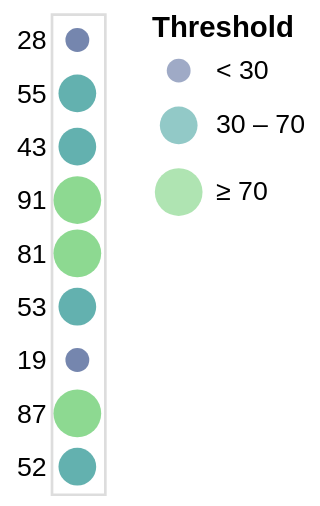

Source (Vega-Lite JSON):
### Vega specification from a JSON file in a GitHub repository (floating-point values rounded to 4 significant figures)
{"$schema": "https://vega.github.io/schema/vega/v5.json", "background": "white", "padding": 5, "width": 20, "style": "cell", "data": [{"name": "source_0", "values": [{"a": "A", "b": 28}, {"a": "B", "b": 55}, {"a": "C", "b": 43}, {"a": "D", "b": 91}, {"a": "E", "b": 81}, {"a": "F", "b": 53}, {"a": "G", "b": 19}, {"a": "H", "b": 87}, {"a": "I", "b": 52}]}, {"name": "data_0", "source": "source_0", "transform": [{"type": "filter", "expr": "isValid(datum[\"b\"]) && isFinite(+datum[\"b\"])"}]}], "signals": [{"name": "y_step", "value": 20}, {"name": "height", "update": "bandspace(domain('y').length, 1, 0.5) * y_step"}], "marks": [{"name": "marks", "type": "symbol", "style": ["circle"], "from": {"data": "data_0"}, "encode": {"update": {"opacity": {"value": 0.7}, "fill": {"scale": "color", "field": "b"}, "ariaRoleDescription": {"value": "circle"}, "description": {"signal": "\"b: \" + (isValid(datum[\"b\"]) ? datum[\"b\"] : \"\"+datum[\"b\"])"}, "x": {"signal": "width", "mult": 0.5}, "y": {"scale": "y", "field": "b"}, "size": {"scale": "size", "field": "b"}, "shape": {"value": "circle"}}}}], "scales": [{"name": "y", "type": "point", "domain": {"data": "data_0", "field": "b"}, "range": {"step": {"signal": "y_step"}}, "padding": 0.5}, {"name": "color", "type": "threshold", "domain": [30, 70], "range": {"scheme": "viridis"}, "interpolate": "hcl"}, {"name": "size", "type": "threshold", "domain": [30, 70], "range": [80, 200, 320]}], "axes": [{"scale": "y", "orient": "left", "grid": false, "domain": false, "ticks": false, "zindex": 0}], "legends": [{"title": "Threshold", "fill": "color", "labelOverlap": "greedy", "type": "symbol", "symbolType": "circle", "size": "size", "encode": {"symbols": {"update": {"fillOpacity": {"value": 0.7}, "opacity": {"value": 0.7}, "stroke": {"value": "transparent"}}}}}]}
